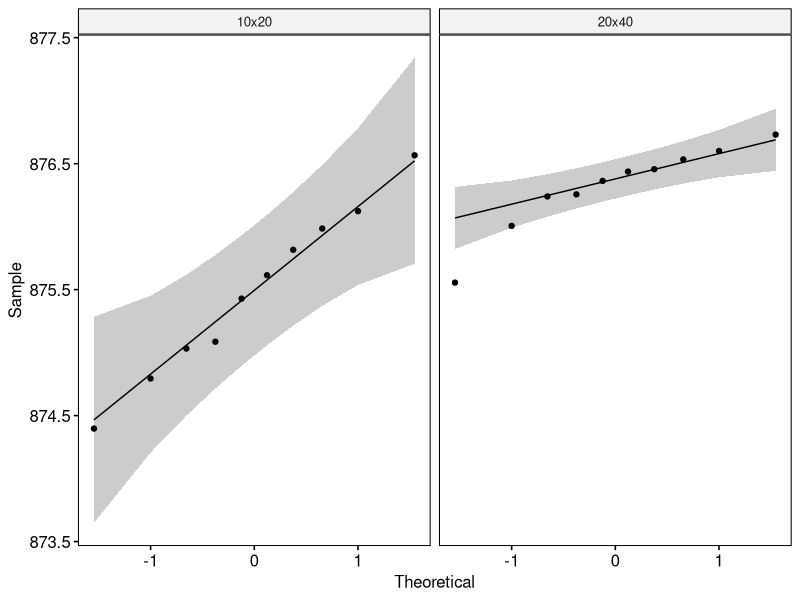
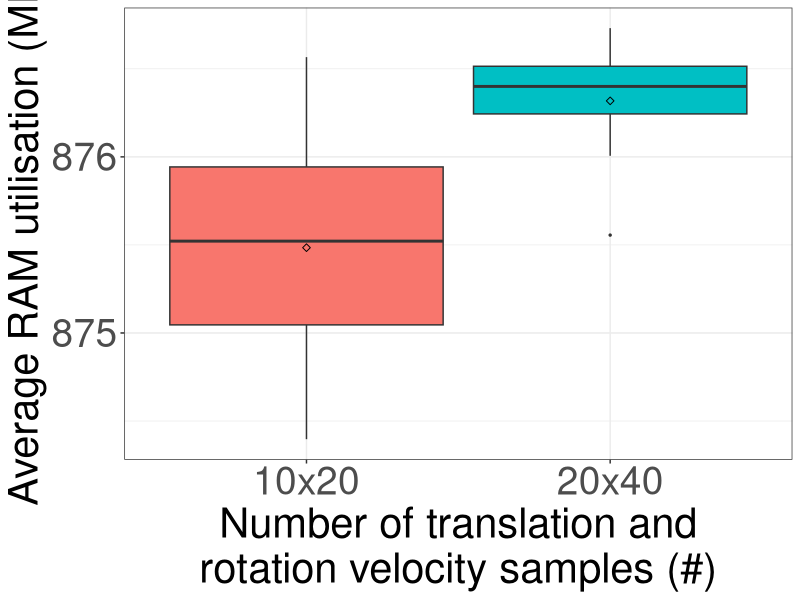

Here is the R script that generated these plots, in order:
## ---- chunk 1
if (!require('tidyverse')) install.packages('tidyverse', dependencies = TRUE); library('tidyverse')
if (!require('ggpubr')) install.packages('ggpubr', dependencies = TRUE); library('ggpubr')
if (!require('rstatix')) install.packages('rstatix', dependencies = TRUE); library('rstatix')
if (!require('ggplot2')) install.packages('ggplot2', dependencies = TRUE); library('ggplot2')
## ---- chunk 2
data <- read.csv(file = '../../raw_data/test_velocity_samples/run_table.csv')
data$avg_memory_util <- data$avg_memory_util / 1000000
data <- subset(data, select = c(X__run_id, velocity_samples, avg_memory_util))
data$velocity_samples <- as.factor(data$velocity_samples)
data$avg_memory_util <- as.numeric(data$avg_memory_util)
## ---- chunk 3
data %>%
  group_by(velocity_samples) %>%
  get_summary_stats(avg_memory_util, type = "mean_sd")
## ---- chunk 4
pdf(file = "../../figures/velocity_samples_effect/ram-utilisation.pdf")

ggplot(data, aes(x = velocity_samples, y = avg_memory_util, fill = velocity_samples)) +
  theme_bw() + 
  geom_boxplot(width = 0.9, outlier.size = 0.5) + 
  stat_summary(fun = mean, color = 'black', geom = 'point', shape = 5, size = 1.5) +
  labs(x = "Number of translation and\nrotation velocity samples (#)", y = "Average RAM utilisation (MB)") +
  theme(legend.position = 'none') +
  theme(
    axis.title.x = element_text(size = 30, family = 'sans'),
    axis.title.y = element_text(size = 30, family = 'sans'),
    axis.text.x = element_text(size = 28, family = 'sans'),
    axis.text.y = element_text(size = 28, family = 'sans'),
    
  )

dev.off()
## ---- chunk 5
data %>% 
  group_by(velocity_samples) %>%
  identify_outliers(avg_memory_util)
## ---- chunk 6
ggqqplot(data, x = "avg_memory_util", facet.by = "velocity_samples")
## ---- chunk 7
data %>%
  group_by(velocity_samples) %>%
  shapiro_test(avg_memory_util)
## ---- chunk 8
data %>%
  t_test(avg_memory_util ~ velocity_samples) %>%
  add_significance()
## ---- chunk 9
data %>%
  cohens_d(avg_memory_util ~ velocity_samples)
